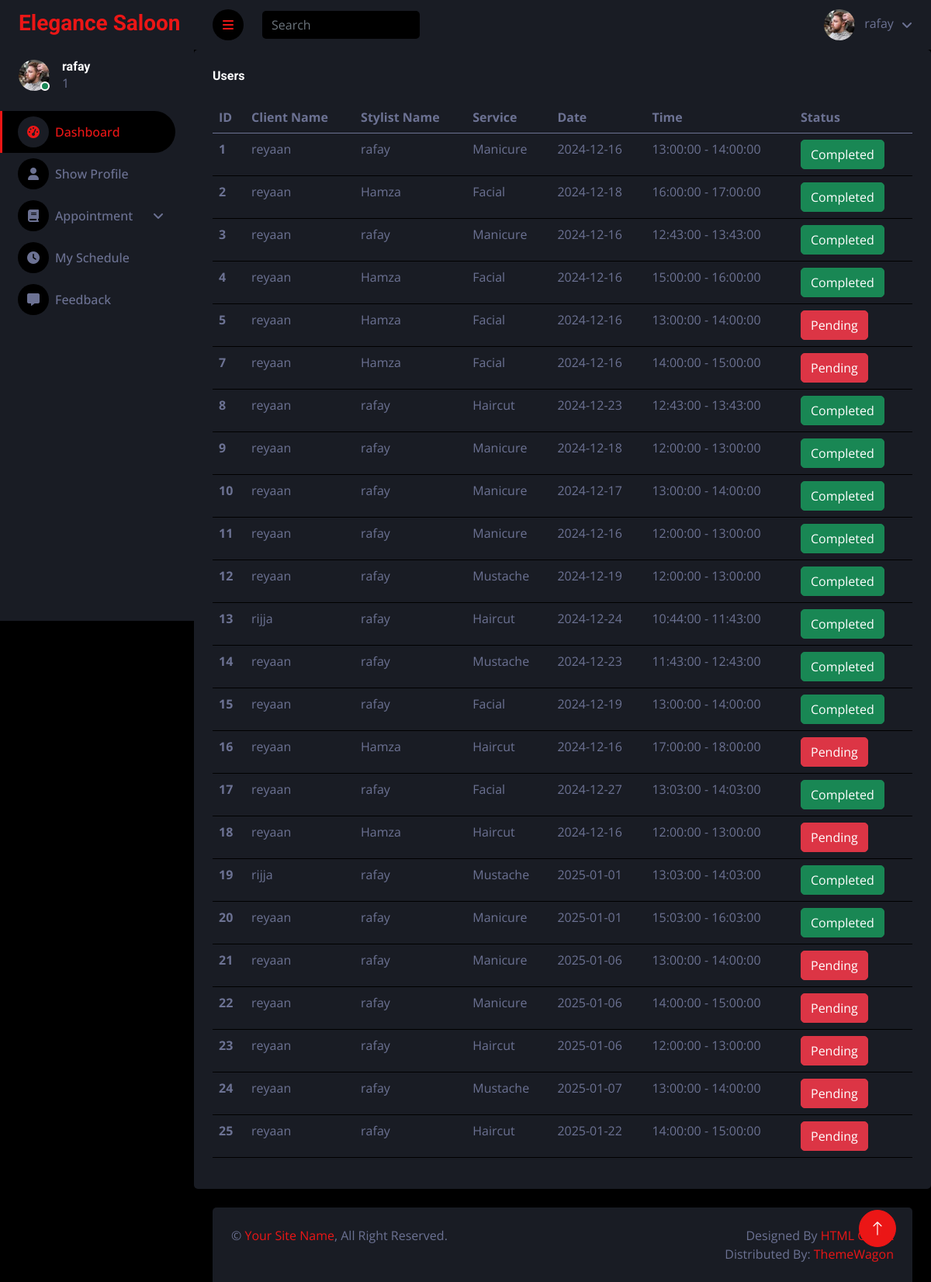
Page /admin/taskcheck.php (signed in) on the committed database.
### tables this page shows
CREATE TABLE `confirmappoint` (
  `id` int(11) NOT NULL,
  `client_id` int(11) DEFAULT NULL,
  `stylist_id` int(11) DEFAULT NULL,
  `service_id` int(11) DEFAULT NULL,
  `time_id` int(11) DEFAULT NULL,
  `status` int(11) DEFAULT 0,
  `price` int(11) DEFAULT 0,
  `totalprice` int(11) DEFAULT 0,
  `created_at` timestamp NOT NULL DEFAULT current_timestamp() ON UPDATE current_timestamp(),
  `updated_at` timestamp NOT NULL DEFAULT current_timestamp() ON UPDATE current_timestamp()
);

CREATE TABLE `users` (
  `id` int(11) NOT NULL,
  `name` varchar(255) NOT NULL,
  `phone` varchar(50) DEFAULT NULL,
  `email` varchar(255) NOT NULL,
  `password` varchar(255) NOT NULL,
  `role` enum('0','1','2','3') NOT NULL,
  `img` text DEFAULT NULL
);

CREATE TABLE `services` (
  `id` int(11) NOT NULL,
  `servicesname` varchar(50) DEFAULT NULL,
  `price` int(11) DEFAULT NULL,
  `image` text DEFAULT NULL
);

CREATE TABLE `stylist_slots` (
  `id` int(11) NOT NULL,
  `stylist_id` int(11) NOT NULL,
  `slot_date` date NOT NULL,
  `start_time` time NOT NULL,
  `end_time` time NOT NULL,
  `status` tinyint(1) DEFAULT 0 COMMENT '0: Available, 1: Booked'
);

### admin/taskcheck.php (the view)
<?php
include('header.php');
include('../users/config.php');
?>
<div class="col-sm-12 col-xl-12">
    <div class="bg-secondary rounded h-100 p-4">
        <h6 class="mb-4">Users</h6>
        <table class="table table-hover">
            <thead>
                <tr>
                    <th scope="col">ID</th>
                    <th scope="col">Client Name</th>
                    <th scope="col">Stylist Name</th>
                    <th scope="col">Service</th>
                    <th scope="col">Date</th>
                    <th scope="col">Time</th>
                    <th scope="col">Status</th>
                </tr>
            </thead>
            <tbody>
                <?php
                $select = "SELECT
    confirmappoint.*,
    client_users.name AS client_name,
    stylist_users.name AS stylist_name,
    services.servicesname,
    stylist_slots.slot_date,stylist_slots.start_time,stylist_slots.end_time
FROM
    confirmappoint
JOIN
    users AS client_users ON confirmappoint.client_id = client_users.id
JOIN
    stylists ON confirmappoint.stylist_id = stylists.id
JOIN
    users AS stylist_users ON stylists.user_id = stylist_users.id
JOIN
    services ON confirmappoint.service_id = services.id
JOIN
    stylist_slots ON confirmappoint.time_id = stylist_slots.id;
";
                $result = mysqli_query($db, $select);
                while ($row = mysqli_fetch_assoc($result)) {
                ?>
                    <tr>
                        <th scope="row"><?php echo $row['id'] ?></th>
                        <td><?php echo $row['client_name'] ?></td>
                        <td><?php echo $row['stylist_name'] ?></td>
                        <td><?php echo $row['servicesname'] ?></td>
                        <td><?php echo $row['slot_date'] ?></td>
                        <td><?php echo $row['start_time'] . ' - ' . $row['end_time'] ?></td>
                        <?php
                        if ($row['status'] == 0) {
                            if ($row['slot_date'] > date('Y-m-d')) {
                        ?>
                                <td><p>Waiting for the time</p></a>
                                <?php
                            } else {
                                ?>
                                <td><button class="btn btn-danger">Pending</button>
                                <?php                            }
                                ?>
                            <?php
                        } else {
                            ?>
                                <td><button class="btn btn-success" style="cursor: not-allowed;">Completed</button>
                                <?php
                            }
                                ?>
                    </tr>
                <?php
                }
                ?>
            </tbody>
        </table>
    </div>
</div>
<?php
include('footer.php');
?>

### admin/css/style.css (style rules this page uses)
:root { --primary: #EB1616; --secondary: #191C24; --light: #6C7293; --dark: #000000; }
.btn { transition: .5s; }

### rows in the picture
confirmappoint: id "1", client.name "reyaan", users.name "rafay", service.servicesname "Manicure", time.slot_date "2024-12-16", time.start_time "13:00:00", time.end_time "14:00:00", status "Completed"
confirmappoint: id "2", client.name "reyaan", users.name "Hamza", service.servicesname "Facial", time.slot_date "2024-12-18", time.start_time "16:00:00", time.end_time "17:00:00", status "Completed"
confirmappoint: id "3", client.name "reyaan", users.name "rafay", service.servicesname "Manicure", time.slot_date "2024-12-16", time.start_time "12:43:00", time.end_time "13:43:00", status "Completed"
confirmappoint: id "4", client.name "reyaan", users.name "Hamza", service.servicesname "Facial", time.slot_date "2024-12-16", time.start_time "15:00:00", time.end_time "16:00:00", status "Completed"
confirmappoint: id "5", client.name "reyaan", users.name "Hamza", service.servicesname "Facial", time.slot_date "2024-12-16", time.start_time "13:00:00", time.end_time "14:00:00", status "Pending"
confirmappoint: id "7", client.name "reyaan", users.name "Hamza", service.servicesname "Facial", time.slot_date "2024-12-16", time.start_time "14:00:00", time.end_time "15:00:00", status "Pending"
confirmappoint: id "8", client.name "reyaan", users.name "rafay", service.servicesname "Haircut", time.slot_date "2024-12-23", time.start_time "12:43:00", time.end_time "13:43:00", status "Completed"
confirmappoint: id "9", client.name "reyaan", users.name "rafay", service.servicesname "Manicure", time.slot_date "2024-12-18", time.start_time "12:00:00", time.end_time "13:00:00", status "Completed"
confirmappoint: id "10", client.name "reyaan", users.name "rafay", service.servicesname "Manicure", time.slot_date "2024-12-17", time.start_time "13:00:00", time.end_time "14:00:00", status "Completed"
confirmappoint: id "11", client.name "reyaan", users.name "rafay", service.servicesname "Manicure", time.slot_date "2024-12-16", time.start_time "12:00:00", time.end_time "13:00:00", status "Completed"
confirmappoint: id "12", client.name "reyaan", users.name "rafay", service.servicesname "Mustache", time.slot_date "2024-12-19", time.start_time "12:00:00", time.end_time "13:00:00", status "Completed"
confirmappoint: id "13", client.name "rijja", users.name "rafay", service.servicesname "Haircut", time.slot_date "2024-12-24", time.start_time "10:44:00", time.end_time "11:43:00", status "Completed"
confirmappoint: id "14", client.name "reyaan", users.name "rafay", service.servicesname "Mustache", time.slot_date "2024-12-23", time.start_time "11:43:00", time.end_time "12:43:00", status "Completed"
confirmappoint: id "15", client.name "reyaan", users.name "rafay", service.servicesname "Facial", time.slot_date "2024-12-19", time.start_time "13:00:00", time.end_time "14:00:00", status "Completed"
confirmappoint: id "16", client.name "reyaan", users.name "Hamza", service.servicesname "Haircut", time.slot_date "2024-12-16", time.start_time "17:00:00", time.end_time "18:00:00", status "Pending"
confirmappoint: id "17", client.name "reyaan", users.name "rafay", service.servicesname "Facial", time.slot_date "2024-12-27", time.start_time "13:03:00", time.end_time "14:03:00", status "Completed"
confirmappoint: id "18", client.name "reyaan", users.name "Hamza", service.servicesname "Haircut", time.slot_date "2024-12-16", time.start_time "12:00:00", time.end_time "13:00:00", status "Pending"
confirmappoint: id "19", client.name "rijja", users.name "rafay", service.servicesname "Mustache", time.slot_date "2025-01-01", time.start_time "13:03:00", time.end_time "14:03:00", status "Completed"
confirmappoint: id "20", client.name "reyaan", users.name "rafay", service.servicesname "Manicure", time.slot_date "2025-01-01", time.start_time "15:03:00", time.end_time "16:03:00", status "Completed"
confirmappoint: id "21", client.name "reyaan", users.name "rafay", service.servicesname "Manicure", time.slot_date "2025-01-06", time.start_time "13:00:00", time.end_time "14:00:00", status "Pending"
confirmappoint: id "22", client.name "reyaan", users.name "rafay", service.servicesname "Manicure", time.slot_date "2025-01-06", time.start_time "14:00:00", time.end_time "15:00:00", status "Pending"
confirmappoint: id "23", client.name "reyaan", users.name "rafay", service.servicesname "Haircut", time.slot_date "2025-01-06", time.start_time "12:00:00", time.end_time "13:00:00", status "Pending"
confirmappoint: id "24", client.name "reyaan", users.name "rafay", service.servicesname "Mustache", time.slot_date "2025-01-07", time.start_time "13:00:00", time.end_time "14:00:00", status "Pending"
confirmappoint: id "25", client.name "reyaan", users.name "rafay", service.servicesname "Haircut", time.slot_date "2025-01-22", time.start_time "14:00:00", time.end_time "15:00:00", status "Pending"

### other values in the picture
$_SESSION['n'] "rafay"
$_SESSION['r'] "1"
